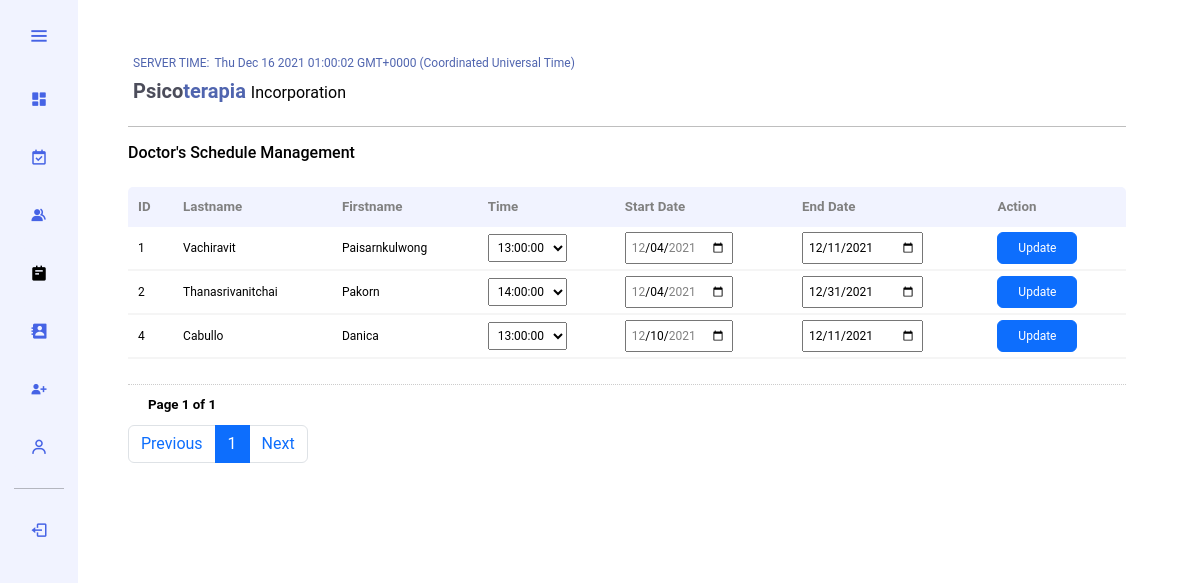
The app's page /admin/moderator/doctor.php (signed in), older data.
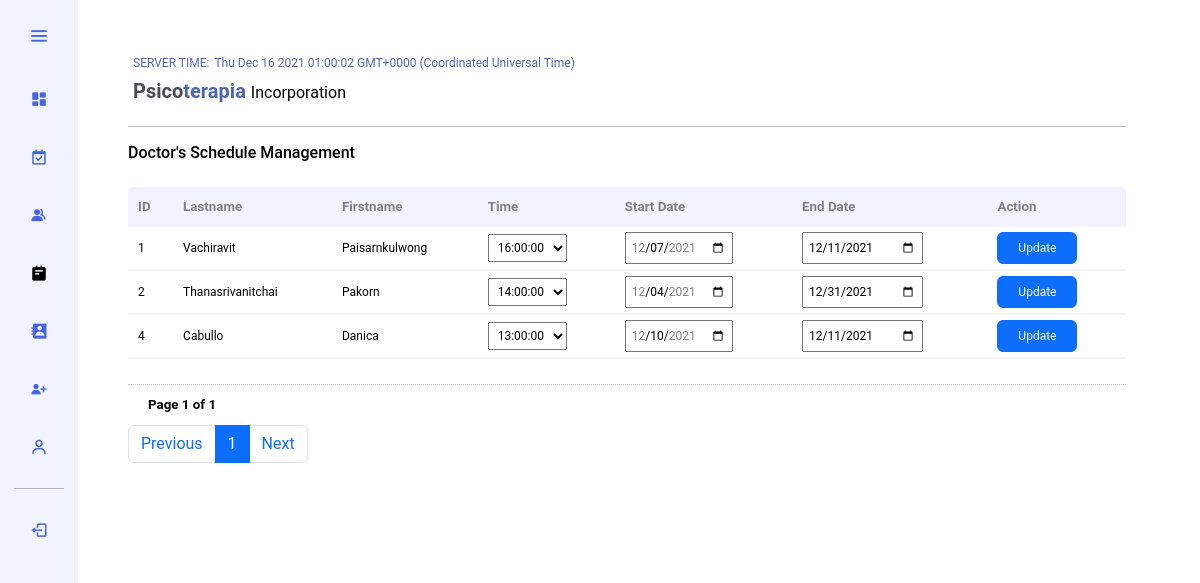
The same page, newer data.
### tables this page shows
CREATE TABLE `tbl_employee` (
  `id` int(11) NOT NULL,
  `picture` text DEFAULT NULL,
  `lastname` varchar(255) NOT NULL,
  `firstname` varchar(255) NOT NULL,
  `birthday` date NOT NULL,
  `position` varchar(255) NOT NULL,
  `time` time DEFAULT NULL,
  `start_date` date DEFAULT NULL,
  `end_date` date DEFAULT NULL,
  `mobile` varchar(255) NOT NULL,
  `email` varchar(255) NOT NULL,
  `tempomail` varchar(255) DEFAULT NULL,
  `password` varchar(255) NOT NULL,
  `code` mediumint(50) NOT NULL,
  `status` text NOT NULL,
  `created` date NOT NULL
);

### admin/data/control.php (called while the page is built, shortened)
<?php
    require "connection.php";
    $today_date = date("Y-m-d");
    $company_details_query = "SELECT * FROM tbl_company WHERE id = 1";
    $company_details = mysqli_query($connect, $company_details_query);
    $fetch_company_details = mysqli_fetch_assoc($company_details);
?>

### admin/moderator/doctor.php (the view, shortened to what the changed rows need)
<?php require_once "../data/control.php"; ?>
<!DOCTYPE html>
<html>
    <head>
        <link href="https://cdn.jsdelivr.net/npm/bootstrap@5.0.2/dist/css/bootstrap.min.css" rel="stylesheet">
        <link href='https://unpkg.com/boxicons@2.0.7/css/boxicons.min.css' rel='stylesheet'>
        <link rel="stylesheet" type="text/css" href="../style/bootstrap.css"/>
        <link rel="stylesheet" type="text/css" href="../style/style.css"/>
    </head>
    <body onload="display_ct();">
        <div class="container-fluid row">
            <section class="home-section">
                <h2 style="font-size:15pt; color:#4C4D5B; margin-left:5px; font-weight:bold; line-height:35px;"><?php echo ucwords($fetch_company_details['companyname1']); ?><span style="color:#5065AF;"><?php echo strtolower($fetch_company_details['companyname2']); ?></span> <span style="font-size:12pt; font-weight:normal;"><?php echo ucwords($fetch_company_details['organization']); ?></span></h2><hr><h6>Doctor's Schedule Management</h6>
                <table style="width:100%; border-collapse:collapse; margin:25px 0; font-size:0.9em; border-radius:5px 5px 0 0; overflow: hidden;">
                    <thead style="background-color:#F1F3FF; text-align:left;">
                        <tr><th>ID</th><th>Lastname</th><th>Firstname</th><th>Time</th><th>Start Date</th><th>End Date</th><th>Action</th></tr>
                    </thead>
                    <tbody>
                        <?php
                            if (isset($_GET['page_no']) && $_GET['page_no']!=""){
                                $page_no = $_GET['page_no'];
                            }
                            else{
                                $page_no = 1;
                            }
                            $total_records_per_page = 8;
                            $offset = ($page_no-1) * $total_records_per_page;
                            $get_data_query = "SELECT * FROM tbl_employee WHERE position = 'doctor' AND status = 'online' ORDER BY id ASC LIMIT $offset, $total_records_per_page";
                            $get_data = mysqli_query($connect, $get_data_query);
                            for($i=0; $row = mysqli_fetch_array($get_data); $i++){
                        ?>
                            <form action="doctor.php" method="post">
                            <tr style="border-bottom:2px solid whitesmoke;"><td><?php echo $row['id']; ?></td><td><?php echo ucwords($row['lastname']); ?></td><td><?php echo ucwords($row['firstname']); ?></td><td><select name="timeslot" style="padding:5px;">
                            <option disabled hidden selected><?php echo $row['time'];?></option>
                                <?php
                                    $time_query = "SELECT * FROM tbl_time";
                                    $time = mysqli_query($connect, $time_query);
                                    if(mysqli_num_rows($time) > 0){
                                        for($i=0; $rows = mysqli_fetch_array($time); $i++){
                                ?>
                                <option><?php echo $rows['time'];?></option>
                                <?php }} ?>
                            </select></td><td><input style="padding:5px;"name="start_date" type="date" min="<?php echo $today_date; ?>" max="<?php echo $row['end_date']; ?>" value="<?php echo $row['start_date']; ?>"/></td><td><input style="padding:5px;" name="end_date" type="date" min= "<?php echo $row['start_date']; ?>" value="<?php echo $row['end_date']; ?>"/></td><td>
                            <input style="font-size: 9pt; width: 80px;" name="doctors_schedule" type="submit"class="btn btn-primary" value="Update"/>
                            </td></tr></form>
                        <?php } ?>
                    </tbody>
                </table>
            </section>
        </div>
    </body>
</html>

Row changes from the older to the newer data that the page shows:
changed tbl_employee "Vachiravit": timeslot "13:00:00" → "16:00:00"; start_date "12/04/2021" → "12/07/2021"
